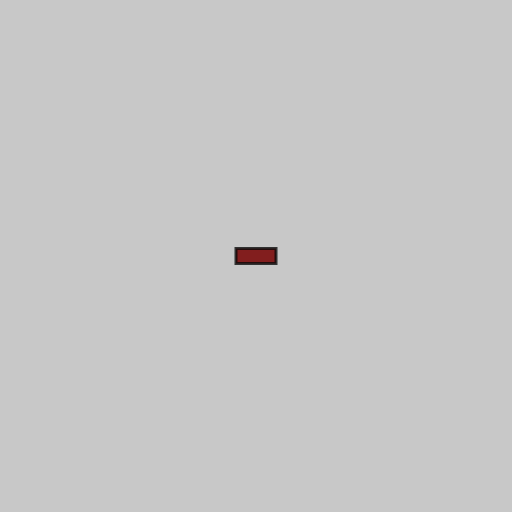
Frame 1 (no input)
Frame 60 (no input): identical to frame 1, image omitted
Frame 120 (the mouse pressed at the canvas centre since frame 60): identical to frame 1, image omitted

The p5.js sketch that drew this single still picture (run headless with seeded random() and noise() and a simulated clock; from frame 60 on, the mouse is pressed at the canvas centre):

// p5.js sketch
// ── sketch.js
const canvas_w = 512;
const canvas_h = 512;

const wall = []
let brick;

function setup() {
  createCanvas(canvas_w, canvas_h);
  rectMode(CENTER);

  brick = new Brick(width / 2, height / 2, 40, 15);
}


function draw() {
  background(200);
  brick.draw();
}

class Brick {
  constructor(x, y, w, h) {
    this.p = createVector(x, y);
    this.w = w;
    this.h = h;
  }

  draw() {
    push();
    translate(this.p.x, this.p.y);
    stroke(10, 200);
    strokeWeight(3);
    fill(130, 30, 30);
    rect(0, 0, this.w, this.h);
    pop();
  }
}
